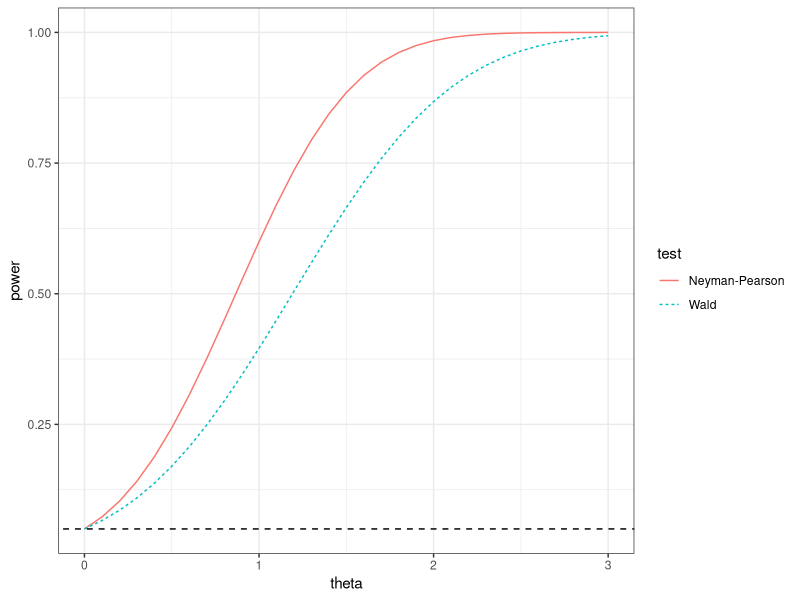

Generate this figure with R:
## ---- chunk 1
library(tidyverse)
n <- 20
sig_sum <- sum(1/(1:n))
alpha <- 0.05
c <- qnorm(1 - alpha, 0, sqrt(sig_sum))

power_1 <- function(theta){
  1 - pnorm(c/sqrt(sig_sum) - theta*sqrt(sig_sum))
}

theta_vals <- seq(0, 3, 0.1)
#plot(theta_vals, power_1(theta_vals), type="l")


c2 <- sqrt(sum(1:n)/(n^2)) * qnorm(1-alpha)
power_2 <- function(theta){
  1 - pnorm((c2 - theta)/sqrt(sum(1:n)/(n^2)))
}

#points(theta_vals, power_2(theta_vals), type="l", col="red")

data.frame(theta = c(theta_vals, theta_vals),
           power = c(power_1(theta_vals), power_2(theta_vals)),
           test = rep(c("Neyman-Pearson", "Wald"), each=length(theta_vals))) |>
  ggplot(aes(x = theta, y = power, color=test, lty=test)) +
  geom_line() +
  theme_bw() +
  geom_abline(slope = 0, intercept = 0.05, lty=2)
